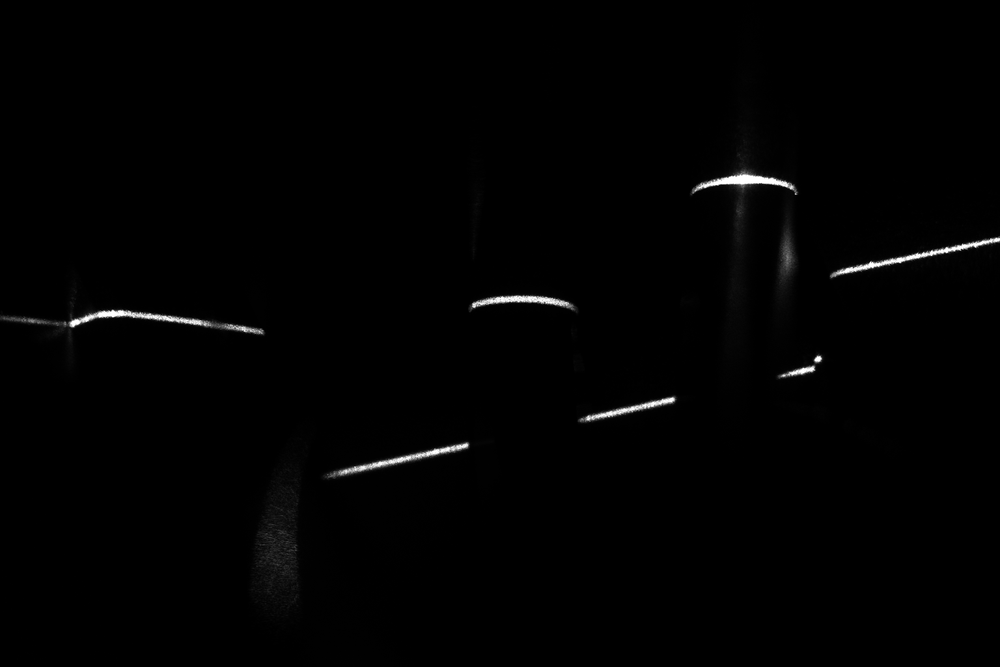
//> input picture srcImg/bmp/test0.bmp, 1000 x 667 px, shrunk from 1536 x 1024 before the run
$ ./gray_centroid_thining   (built with g++ and OpenCV 4)
//> lines starting //> are read from the running program, lines starting //| are printed output that depends on the picture; after the words box and inside, x2 and y2 are one past the last pixel; in counts of white or black regions, pixels touching at a corner belong together
/*
zhang氏细化算法+灰度质心法
*/

#include <opencv2/core/core.hpp>
#include <opencv2/calib3d/calib3d.hpp>
#include <opencv2/highgui/highgui.hpp>
#include <opencv2/imgproc/imgproc.hpp>
#include <iostream>
#include <fstream>
#include <stdlib.h>


using namespace std;
using namespace cv;


//zhang细化算法
void zhang(Mat& input, Mat& output)
{
	Mat copymat;
	input.copyTo(copymat);
	int k = 0;
	//防止溢出
	while (1)
	{
		k++;
		bool stop = false;
		//step1
		for (int i = 1; i < input.cols - 1; i++)
			for (int j = 1; j < input.rows - 1; j++)
			{
				if (input.at<uchar>(j, i)>0)
				{
					int p1 = int(input.at<uchar>(j, i))>0 ? 1 : 0;
					int p2 = int(input.at<uchar>(j - 1, i))>0 ? 1 : 0;
					int p3 = int(input.at<uchar>(j - 1, i + 1))>0 ? 1 : 0;
					int p4 = int(input.at<uchar>(j, i + 1))>0 ? 1 : 0;
					int p5 = int(input.at<uchar>(j + 1, i + 1))>0 ? 1 : 0;
					int p6 = int(input.at<uchar>(j + 1, i))>0 ? 1 : 0;
					int p7 = int(input.at<uchar>(j + 1, i - 1))>0 ? 1 : 0;
					int p8 = int(input.at<uchar>(j, i - 1))>0 ? 1 : 0;
					int p9 = int(input.at<uchar>(j - 1, i - 1))>0 ? 1 : 0;
					int np1 = p2 + p3 + p4 + p5 + p6 + p7 + p8 + p9;
					int sp2 = (p2 == 0 && p3 == 1) ? 1 : 0;
					int sp3 = (p3 == 0 && p4 == 1) ? 1 : 0;
					int sp4 = (p4 == 0 && p5 == 1) ? 1 : 0;
					int sp5 = (p5 == 0 && p6 == 1) ? 1 : 0;
					int sp6 = (p6 == 0 && p7 == 1) ? 1 : 0;
					int sp7 = (p7 == 0 && p8 == 1) ? 1 : 0;
					int sp8 = (p8 == 0 && p9 == 1) ? 1 : 0;
					int sp9 = (p9 == 0 && p2 == 1) ? 1 : 0;
					int sp1 = sp2 + sp3 + sp4 + sp5 + sp6 + sp7 + sp8 + sp9;

					if (np1 >= 2 && np1 <= 6 && sp1 == 1 && ((p2*p4*p6) == 0) && ((p4*p6*p8) == 0))
					{
						stop = true;
						copymat.at<uchar>(j, i) = 0;
					}
				}
			}
		//step2
		for (int i = 1; i < input.cols - 1; i++)
		{
			for (int j = 1; j < input.rows - 1; j++)
			{
				if (input.at<uchar>(j, i)>0)
				{
					int p2 = int(input.at<uchar>(j - 1, i))>0 ? 1 : 0;
					int p3 = int(input.at<uchar>(j - 1, i + 1)) > 0 ? 1 : 0;
					int p4 = int(input.at<uchar>(j, i + 1)) > 0 ? 1 : 0;
					int p5 = int(input.at<uchar>(j + 1, i + 1)) > 0 ? 1 : 0;
					int p6 = int(input.at<uchar>(j + 1, i)) > 0 ? 1 : 0;
					int p7 = int(input.at<uchar>(j + 1, i - 1)) > 0 ? 1 : 0;
					int p8 = int(input.at<uchar>(j, i - 1)) > 0 ? 1 : 0;
					int p9 = int(input.at<uchar>(j - 1, i - 1)) > 0 ? 1 : 0;
					int np1 = p2 + p3 + p4 + p5 + p6 + p7 + p8 + p9;
					int sp2 = (p2 == 0 && p3 == 1) ? 1 : 0;
					int sp3 = (p3 == 0 && p4 == 1) ? 1 : 0;
					int sp4 = (p4 == 0 && p5 == 1) ? 1 : 0;
					int sp5 = (p5 == 0 && p6 == 1) ? 1 : 0;
					int sp6 = (p6 == 0 && p7 == 1) ? 1 : 0;
					int sp7 = (p7 == 0 && p8 == 1) ? 1 : 0;
					int sp8 = (p8 == 0 && p9 == 1) ? 1 : 0;
					int sp9 = (p9 == 0 && p2 == 1) ? 1 : 0;
					int sp1 = sp2 + sp3 + sp4 + sp5 + sp6 + sp7 + sp8 + sp9;
					if (np1 >= 2 && np1 <= 6 && sp1 == 1 && (p2*p4*p8) == 0 && (p2*p6*p8) == 0)
					{
						stop = true;
						copymat.at<uchar>(j, i) = 0;
					}
				}
			}
		}
		//将新得到的图片赋给新的图片
		copymat.copyTo(input);
		if (!stop)
		{
			break;
		}
	}
	copymat.copyTo(output);
}

//第i，j个点像素值

double ijpixel(double& x, double& y, Mat& m)
{
	int x_0 = int(x);
	int x_1 = int(x + 1);
	int y_0 = int(y);
	int y_1 = int(y + 1);
	int px_0y_0 = int(m.at<uchar>(y_0, x_0));
	int px_0y_1 = int(m.at<uchar>(y_1, x_0));
	int px_1y_0 = int(m.at<uchar>(y_0, x_1));
	int px_1y_1 = int(m.at<uchar>(y_1, x_1));
	double x_y0 = px_0y_0 + (x - double(x_0))*(px_1y_0 - px_0y_0);
	double x_y1 = px_0y_1 + (x - double(x_0))*(px_1y_1 - px_0y_1);
	double x_y = x_y0 + (y - double(y_0))*(x_y1 - x_y0);
	return x_y;
}

//normal vector
void CalcNormVec(Point2d&& ptA, Point2d&& ptB, Point2d&& ptC, double& pfCosSita, double& pfSinSita)
{
	double fVec1_x, fVec1_y, fVec2_x, fVec2_y;
	if (ptA.x == 0 && ptA.y == 0)
	{
		ptA.x = ptC.x;
		ptA.y = ptC.y;
		//先用B点坐标减A点坐标
		fVec1_x = -(ptB.x - ptA.x);
		fVec1_y = -(ptB.y - ptA.y);
	}
	else
	{
		//先用B点坐标减A点坐标
		fVec1_x = ptB.x - ptA.x;
		fVec1_y = ptB.y - ptA.y;
	}

	if (ptC.x == 0 && ptC.y == 0)
	{
		ptC.x = ptA.x;
		ptC.y = ptA.y;
		//再用C点坐标减B点坐标
		fVec2_x = (ptB.x - ptC.x);
		fVec2_y = (ptB.y - ptC.y);
	}
	else
	{
		//再用C点坐标减B点坐标
		fVec2_x = ptC.x - ptB.x;
		fVec2_y = ptC.y - ptB.y;
	}

	//单位化
	double fMod = sqrt(fVec1_x * fVec1_x + fVec1_y * fVec1_y);
	fVec1_x /= fMod;
	fVec1_y /= fMod;
	//计算垂线
	double fPerpendicularVec1_x = -fVec1_y;
	double fPerpendicularVec1_y = fVec1_x;


	//单位化
	fMod = sqrt(fVec2_x * fVec2_x + fVec2_y * fVec2_y);
	fVec2_x /= fMod;
	fVec2_y /= fMod;
	//计算垂线
	double fPerpendicularVec2_x = -fVec2_y;
	double fPerpendicularVec2_y = fVec2_x;
	//求和
	double fSumX = fPerpendicularVec1_x + fPerpendicularVec2_x;
	double fSumY = fPerpendicularVec1_y + fPerpendicularVec2_y;
	//单位化
	fMod = sqrt(fSumX * fSumX + fSumY * fSumY);
	double fCosSita = fSumX / fMod;
	double fSinSita = fSumY / fMod;
	pfCosSita = fCosSita;
	pfSinSita = fSinSita;
}

void point(Mat& inputimg, vector<Point2d>& pt)
{
	pt.push_back(Point2d(0, 0));
	for (int i = 0; i < inputimg.cols; i++)
		for (int j = 0; j < inputimg.rows; j++)
		{
			if (inputimg.at<uchar>(j, i) >= 95)
			{
				Point2d curr = Point2d(i, j);
				pt.push_back(curr);
			}
		}
	pt.push_back(Point2d(0, 0));
}


int main()
{
	// ofstream of1, of2;
	// of1.open("x.txt", ios::trunc);
	// of2.open("y.txt", ios::trunc);
	Mat img, img1, img2;
	img = imread("/home/wanyel/vs_code/exact_center/srcImg/bmp/test0.bmp");
//> img is the input picture: 667 rows x 1000 cols, CV_8UC3; min 0, max 255, mean 2
	cvtColor(img, img, COLOR_RGB2GRAY);
//> img: 667 rows x 1000 cols, CV_8UC1

	// 75ms
    clock_t begin, end;
    begin = clock();

	GaussianBlur(img, img, Size(3, 3), 0);
//> img: 667 rows x 1000 cols, CV_8UC1; min 0, max 255, mean 2
	img.copyTo(img2);
	threshold(img, img, 95, 255, 3);
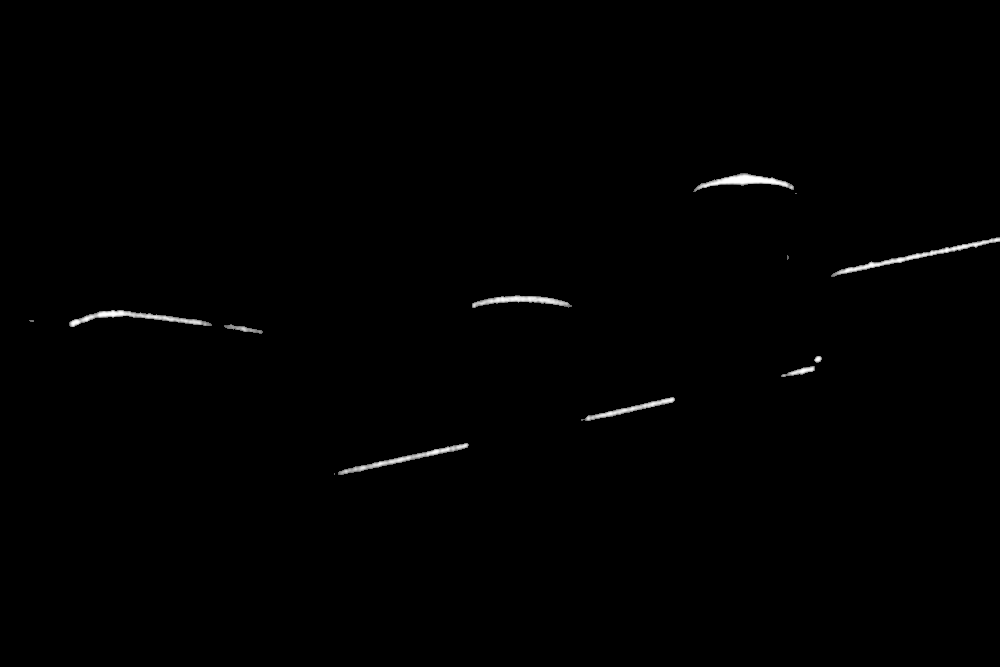
//> img: 667 rows x 1000 cols, CV_8UC1; min 0, max 255, mean 1.3
	zhang(img, img1);
//> the loop in zhang, `while (1)` made 7 passes
//> stop on passes 1 to 7: true, true, true, true, true, true, false
//> pass 1, in zhang, `copymat.copyTo(input);`:
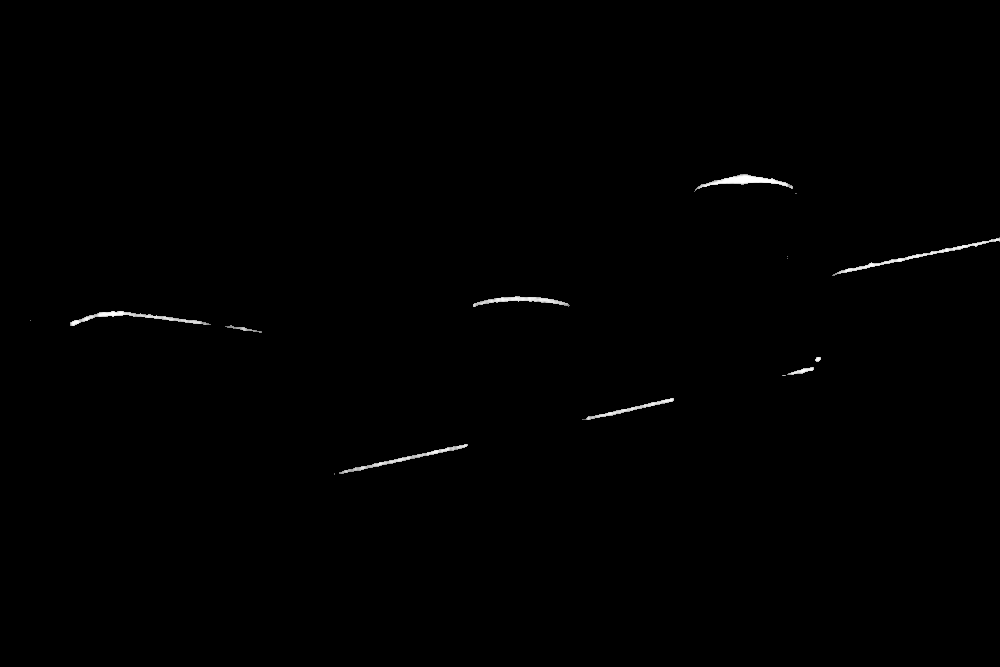
//> input: 667 rows x 1000 cols, CV_8UC1; 0.25% of pixels changed, all inside (x1, y1, x2, y2) = (29, 173, 999, 475)
//> pass 3, in zhang, `copymat.copyTo(input);`:
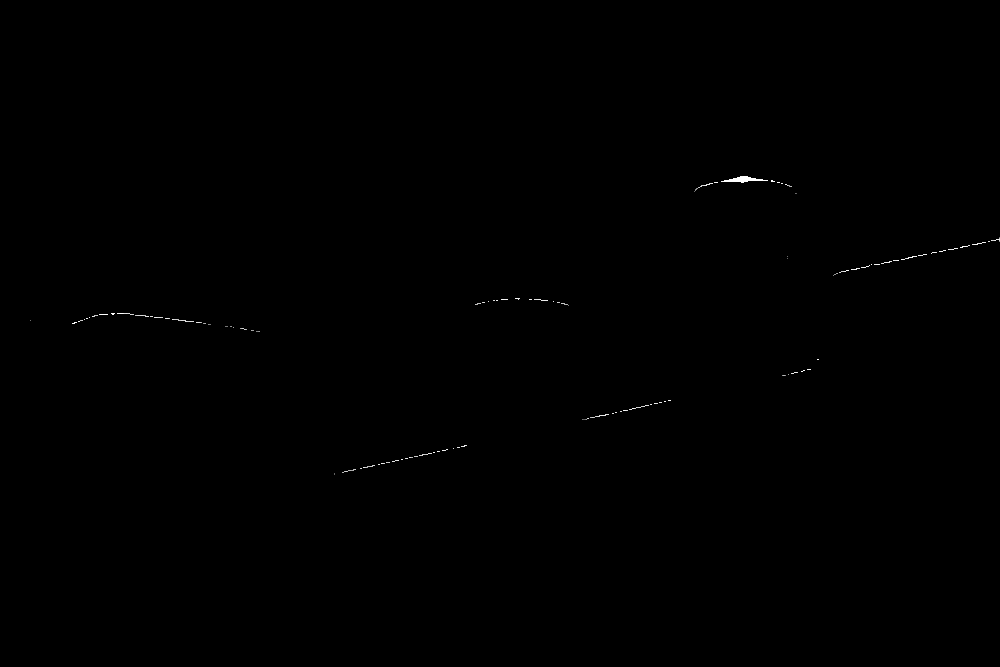
//> input: 667 rows x 1000 cols, CV_8UC1; min 0, max 255, mean 0.3
//> after the loop in zhang, `while (1)`:
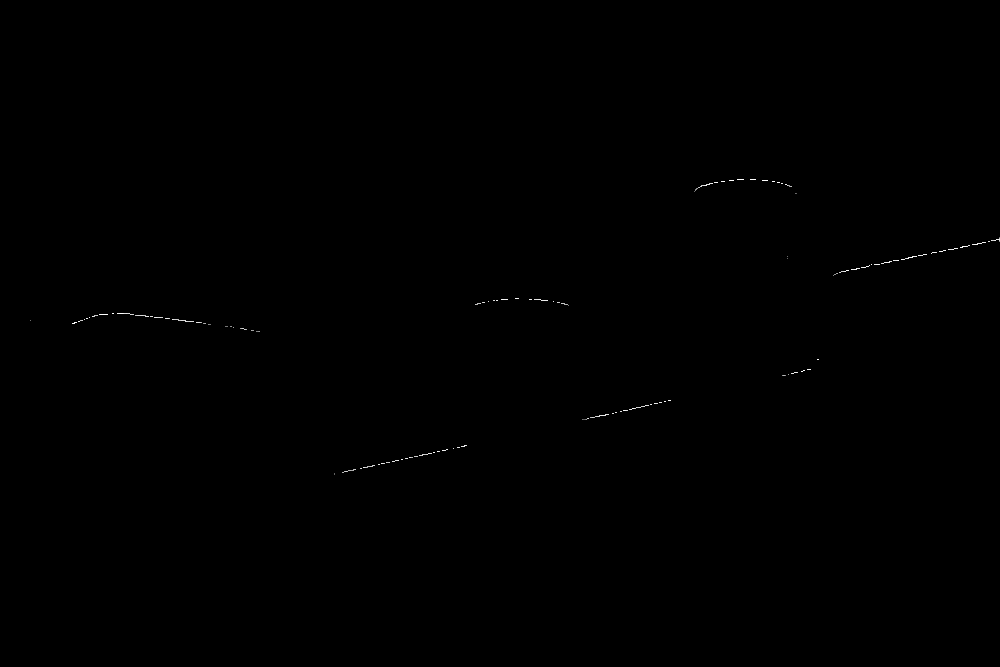
//> copymat: 667 rows x 1000 cols, CV_8UC1; 0.6% of pixels changed, all inside (x1, y1, x2, y2) = (29, 173, 999, 475)
//> after the loop in zhang, `while (1)`: k = 7

	imshow("w", img1);
	waitKey(0);

	vector<Point2d> points;
	point(img1, points);
//> in point, `pt.push_back(Point2d(0, 0));`: pt = 1 Point (x, y): [0, 0]
//> after the loop in point, `for (int i = 0; i < inputimg.cols; i++)`: pt = 616 Points (x, y), first 12: [0, 0], [30, 320], [72, 323], [73, 323], [74, 322], [74, 323], [75, 322], [76, 322], [78, 321], [79, 321], [80, 320], [81, 320]
//> in point, `pt.push_back(Point2d(0, 0));`: pt = 617 Points (x, y), first 12: [0, 0], [30, 320], [72, 323], [73, 323], [74, 322], [74, 323], [75, 322], [76, 322], [78, 321], [79, 321], [80, 320], [81, 320]
//> points has the same summary as pt in point
	vector<double> kcal;

	// Point2d & ptA = ;
	for (int i = 1; i < points.size() - 1; i++)
	{
		//normal
		double pfCosSita=0, pfSinSita=0;
		CalcNormVec(Point2d(points[i - 1].x, points[i - 1].y), Point2d(points[i].x, points[i].y),
					Point2d(points[i + 1].x, points[i + 1].y), pfCosSita, pfSinSita);
		//gdd
		double sum=0, sum_sumx=0, sum_sumy=0;
		for (int j = 0; j < 2; j++)
		{
			if (j == 0)
			{
				double cj = points[i].x;
				double ci = points[i].y;
				sum = ijpixel(cj, ci, img2);
				sum_sumx = ijpixel(cj, ci, img2)*cj;
				sum_sumy = ijpixel(cj, ci, img2)*ci;
			}
			else
			{
				double x_cor = points[i].x + j*pfCosSita;
				double y_cor = points[i].y + j*pfSinSita;
				double x_cor1 = points[i].x - j*pfCosSita;
				double y_cor1 = points[i].y - j*pfSinSita;
				sum = sum + ijpixel(x_cor, y_cor, img2) + ijpixel(x_cor1, y_cor1, img2);
				sum_sumx = sum_sumx + ijpixel(x_cor, y_cor, img2)*x_cor + ijpixel(x_cor1, y_cor1, img2)*x_cor1;
				sum_sumy = sum_sumy + ijpixel(x_cor, y_cor, img2)*y_cor + ijpixel(x_cor1, y_cor1, img2)*y_cor1;
			}
		}
		// of1 << points[i].x << ",";
		// of2 << points[i].y << ",";
		circle(img2, Point(points[i].x, points[i].y), 0, Scalar(0, 0, 255), -1, 8);

	}
//> this loop made 615 passes
//> (fVec1_x in CalcNormVec, fVec1_y in CalcNormVec, fVec2_x in CalcNormVec, fVec2_y in CalcNormVec, fPerpendicularVec1_x in CalcNormVec, fPerpendicularVec1_y in CalcNormVec, fPerpendicularVec2_x in CalcNormVec) on passes 1 to 3: (0.997, 0.0712, 0.997, 0.0712, -0.0712, 0.997, -0.0712), (0.997, 0.0712, 1, 0, -0.0712, 0.997, 0), (1, 0, 0.707, -0.707, 0, 1, 0.707)
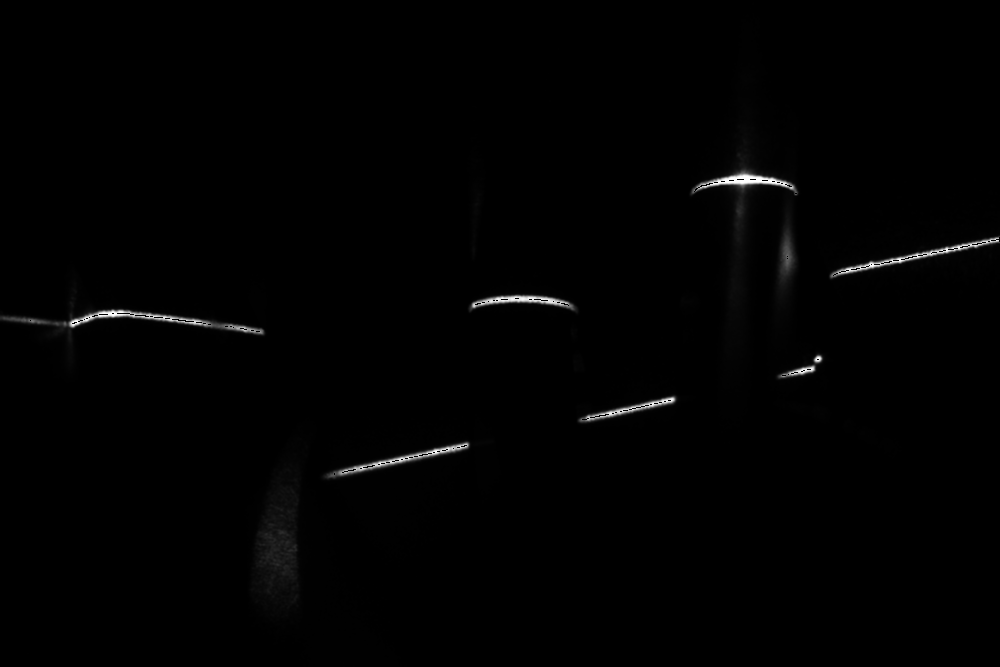
//> img2: 667 rows x 1000 cols, CV_8UC1; min 0, max 255, mean 1.8

	end = clock();
    std::cout << "extractLine_steger costs:" << double(end - begin) / 1000 << "ms" << std::endl;

	imshow("h", img);
	imshow("w", img2);
	// imwrite("20221114094923_test.jpg", img2);
	waitKey(0);
	return 0;
}

$ run again, with srcImg/bmp/test1.bmp copied over srcImg/bmp/test0.bmp
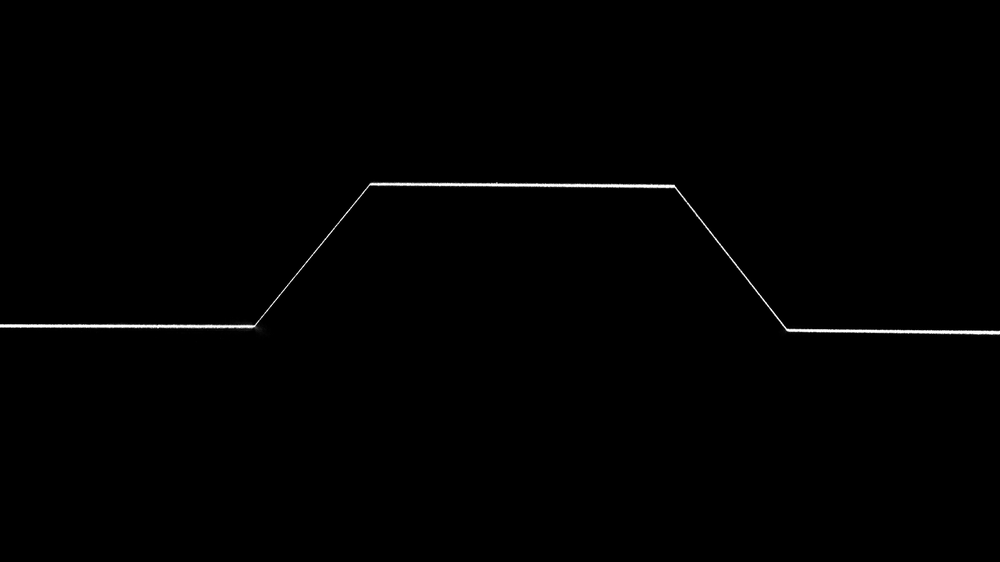
//> input picture srcImg/bmp/test1.bmp, 1000 x 562 px, shrunk from 2048 x 1152 before the run
//> img is the input picture: 562 rows x 1000 cols, CV_8UC3; min 0, max 255, mean 1.3
//> the loop in zhang, `while (1)` made 3 passes
//> stop on passes 1 to 3: true, true, false
//> pass 1, in zhang, `copymat.copyTo(input);`:
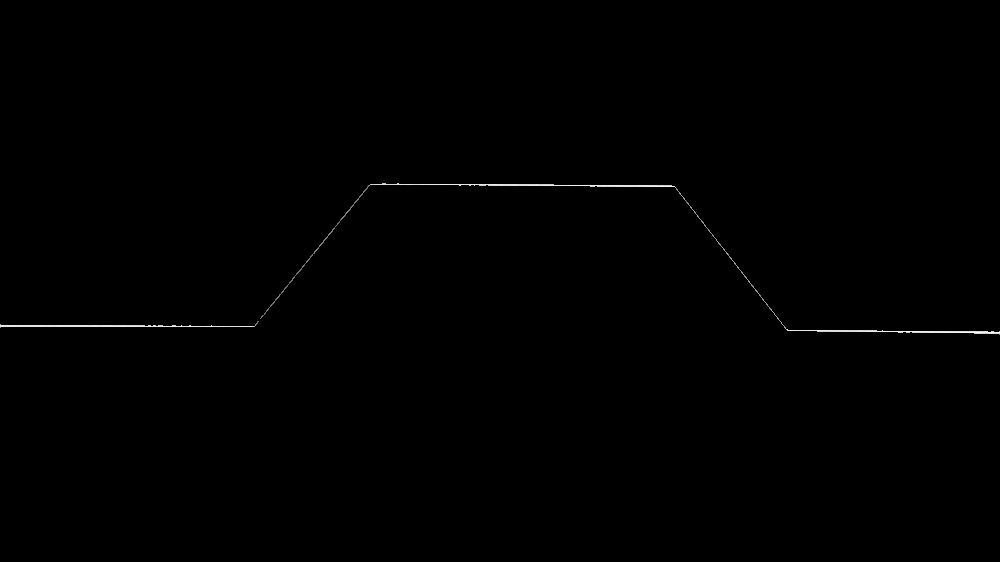
//> input: 562 rows x 1000 cols, CV_8UC1; min 0, max 251, mean 0.6
//> after the loop in zhang, `while (1)`: k = 3
//> in point, `pt.push_back(Point2d(0, 0));`: pt = 1 Point (x, y): [0, 0]
//> after the loop in point, `for (int i = 0; i < inputimg.cols; i++)`: pt = 756 Points (x, y), first 12: [0, 0], [0, 324], [0, 325], [0, 326], [0, 327], [144, 326], [145, 326], [146, 326], [147, 326], [148, 326], [150, 326], [151, 326]
//> in point, `pt.push_back(Point2d(0, 0));`: pt = 757 Points (x, y), first 12: [0, 0], [0, 324], [0, 325], [0, 326], [0, 327], [144, 326], [145, 326], [146, 326], [147, 326], [148, 326], [150, 326], [151, 326]
//> points has the same summary as pt in point
//> the loop `for (int i = 1; i < points.size() - 1; i++)` made 755 passes
//> (fVec1_x in CalcNormVec, fVec1_y in CalcNormVec, fVec2_x in CalcNormVec, fVec2_y in CalcNormVec, fPerpendicularVec1_x in CalcNormVec, fPerpendicularVec1_y in CalcNormVec, fPerpendicularVec2_x in CalcNormVec) on passes 6 to 8: (1, 0, 1, 0, 0, 1, 0), (1, 0, 1, 0, 0, 1, 0), (1, 0, 1, 0, 0, 1, 0)
//> after the loop `for (int i = 1; i < points.size() - 1; i++)`:
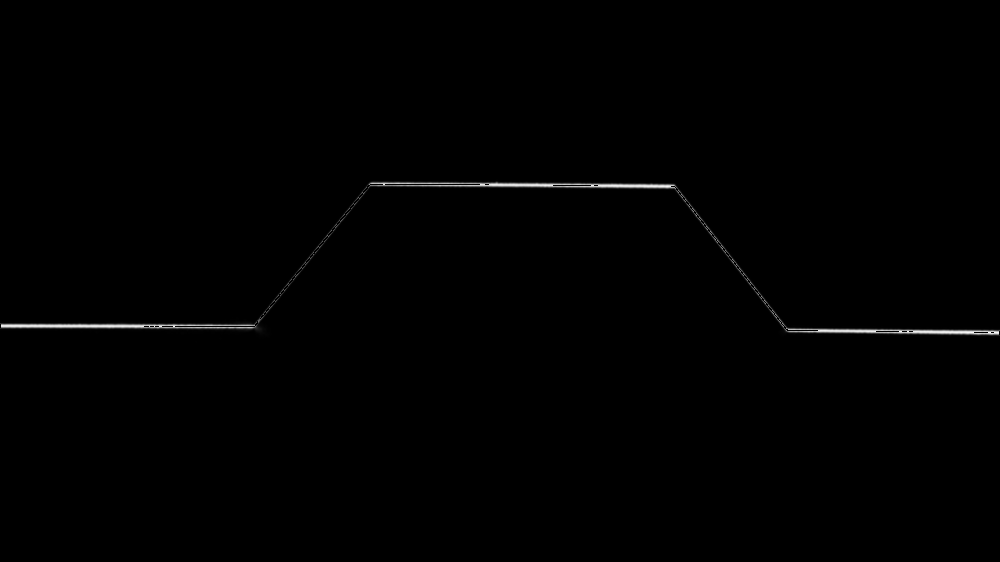
//> img2: 562 rows x 1000 cols, CV_8UC1; min 0, max 250, mean 1.1
